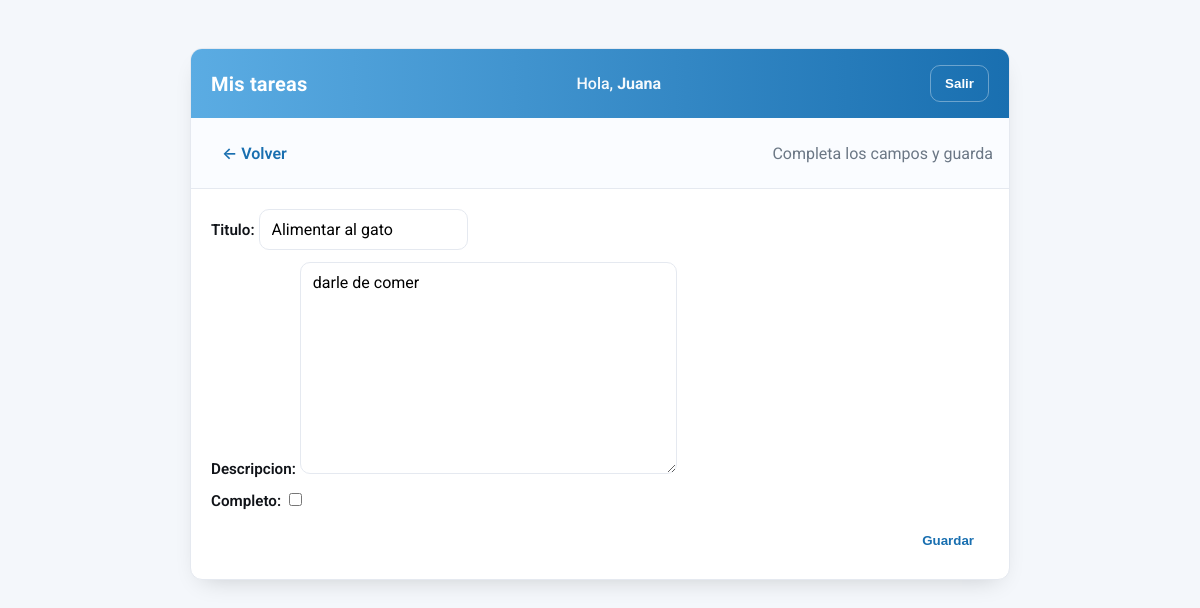
/editar-tarea/8 (signed in), run on an earlier commit of the app's database.
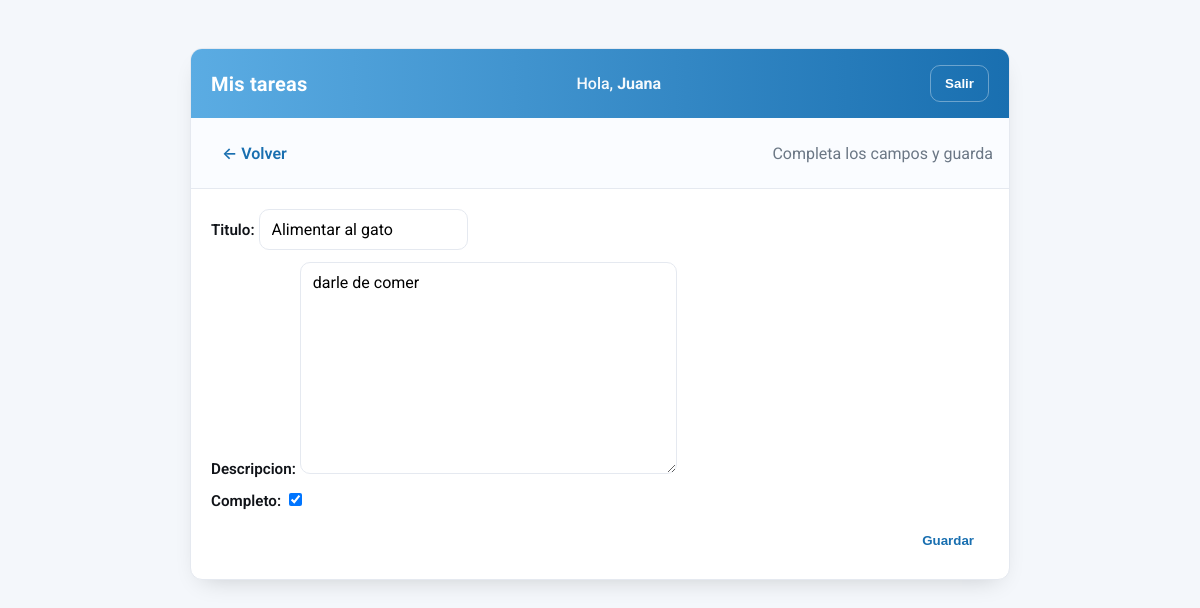
And on a later commit of the database.
### base/models.py (models this page shows, shortened)
class Tarea(models.Model):
    usuario = models.ForeignKey(User,
                                on_delete=models.CASCADE,
                                null=True,
                                blank=True)
    titulo = models.CharField(max_length=100)
    descripcion = models.TextField(null=True,
                                   blank=True)
    completo = models.BooleanField(default=False)
    creado = models.DateTimeField(auto_now_add=True)
    class Meta:
        ordering = ['completo'] # El campo completo marca el orden.

### base/views.py (the view)
# urls.py: path('editar-tarea/<int:pk>', EditarTarea.as_view(), name='editar-tarea'),
class EditarTarea(LoginRequiredMixin, UpdateView):
    model = Tarea
    fields = ['titulo', 'descripcion', 'completo']
    success_url = reverse_lazy('tareas')

### base/templates/base/tarea_form.html (shortened to what this page needs)
{% extends 'base/principal.html' %}
{% block content %}
  <div class="toolbar">
    <a class="btn" href="{% url 'tareas' %}">← Volver</a>
    <span class="muted">Completa los campos y guarda</span>
  </div>
  <div class="pad">
    <form class="form" method="post" action="">
      {{ form.as_p }}
      <div class="row">
        <button class="btn btn-primary" type="submit">Guardar</button>
      </div>
    </form>
  </div>
{% endblock content %}

### base/templates/base/principal.html (shortened to what this page needs)
<!DOCTYPE html>
<html lang="es">
<head>
</head>
<body>
  <div class="shell">
    <div class="card">
      <div class="topbar">
        <h1>Mis tareas</h1>
        <div class="hello">
          {% if request.user.is_authenticated %}
            Hola, <strong>{{ request.user|title }}</strong>
          {% else %}
            Invitado
          {% endif %}
        </div>
        <div>
          {% if request.user.is_authenticated %}
            <form action="{% url 'logout' %}" method="post">
              <button class="btn btn-ghost" type="submit">Salir</button>
            </form>
          {% else %}
            <a class="btn btn-ghost" href="{% url 'login' %}">Ingresar</a>
          {% endif %}
        </div>
      </div>
      {% block content %}{% endblock content %}

### base/templates/base/principal.html (style rules this page uses)
:root { --bg: #f4f7fb; --card: #ffffff; --text: #101318; --muted: #6b7785; --primary: #196FB0; --primary-2: #5BACE3; --border: #e5e9f0; --success: #22c55e; --danger: #ef4444; --radius: 12px; --shadow: 0 10px 24px -12px rgba(0,0,0,.20); }
* { box-sizing: border-box; }
html, body { height: 100%; }
body { margin: 0; font-family: 'Roboto', system-ui, -apple-system, Segoe UI, sans-serif; color: var(--text); background: var(--bg); -webkit-font-smoothing: antialiased; -moz-osx-font-smoothing: grayscale; }
a { color: var(--primary); text-decoration: none; }
.shell { max-width: 860px; margin: 48px auto; padding: 0 20px; }
.card { background: var(--card); border: 1px solid var(--border); border-radius: var(--radius); box-shadow: var(--shadow); overflow: clip; }
.topbar { display: flex; align-items: center; justify-content: space-between; padding: 16px 20px; background: linear-gradient(90deg, var(--primary-2) 0%, var(--primary) 100%); color: #fff; }
.topbar h1 { font: 700 20px/1 'Quicksand', sans-serif; margin: 0; letter-spacing:.2px; }
.topbar .hello { font-weight: 500; opacity:.95; }
.topbar form { margin: 0; }
.btn { appearance: none; border: 1px solid transparent; border-radius: 10px; padding: 10px 14px; font-weight: 600; cursor: pointer; }
.btn-primary { background: #fff; color: var(--primary); border-color: rgba(255,255,255,.35); }
.btn-ghost { background: transparent; color: #fff; border-color: rgba(255,255,255,.35); }
.toolbar { display: flex; align-items: center; gap: 12px; padding: 14px 16px; border-bottom: 1px solid var(--border); background: #fafcff; }
.muted { color: var(--muted); }
.pad { padding: 20px; }
form.form { display: grid; gap: 12px; }
form.form p { margin: 0; }
form.form label { font-weight: 600; font-size: .95rem; color: var(--text); }
form.form input[type="text"], form.form input[type="password"], form.form input[type="email"], form.form input[type="search"], form.form input[type="datetime-local"], form.form textarea, form.form select { background: #fff; border: 1px solid var(--border); border-radius: 10px; padding: 10px 12px; font: inherit; outline: none; }
.row { display: flex; gap: 10px; align-items: center; }

What changed in the data, as far as the page shows it:
changed Tarea "Alimentar al gato": completo "☐" → "☑"
